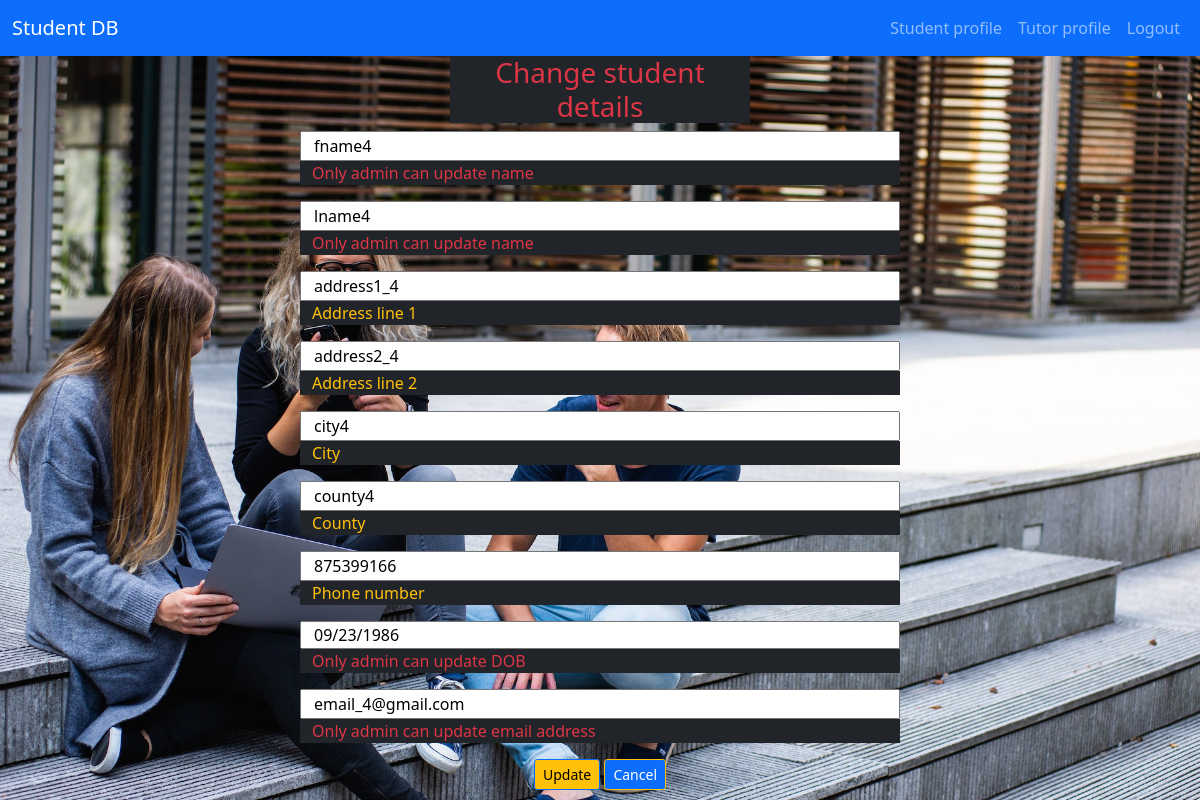
The page /update_student_profile/5 (signed in) on the database its author committed.
### application/models.py (models this page shows)
class Students(db.Model):
    id = db.Column(db.Integer, primary_key=True)
    enrolments = db.relationship('Enrolments', cascade="all,delete", backref='students') # FK one to many Enrolments
    student_fname = db.Column(db.String(30), nullable=False)
    student_lname = db.Column(db.String(30), nullable=False)
    student_address1 = db.Column(db.String(50), nullable=False)
    student_address2 = db.Column(db.String(50), nullable=False)
    student_city = db.Column(db.String(30), nullable=False)
    student_county = db.Column(db.String(30), nullable=False)
    student_phone = db.Column(db.String(20), nullable=False)
    student_DOB = db.Column(db.Date, nullable=False)
    student_email = db.Column(db.String(50), nullable=False)
    student_password_ff = db.Column(db.String(150), nullable=False)
    authority_lvl = db.Column(db.Integer, nullable=False)

### application/routes.py (the view, shortened to what this page needs)
@app.route("/update_student_profile/<int:student_id>", methods=["GET", "POST"])
def update_student_profile(student_id):
    if session['user_email']:
        form = StudentForm()
        student = Students.query.filter_by(id=student_id).first()
        print(student)
    return render_template("update_student_profile.html", form=form, student=student)

### templates/update_student_profile.html (shortened to what this page needs)
{% extends "base.html" %}
{% block content %}
<h3 class="mx-auto text-center text-danger bg-dark w-25">Change student details</h3>
    <div class="row m-auto w-50">
        <div class="">
            <div class="">
                <div class="row">
                    <form class="" method="POST" action="{{ url_for('update_student_profile', student_id=student.id) }}">
                        <div class="row">
                            {% if session['user_email'] == "admin@admin.com" %}
                            {{ form.student_fname(class="form-input small-input", value=student.student_fname) }}
                            <span class="text-warning bg-dark">Forename</span>
                            {% else %}
                            {{ form.student_fname(readonly=true, class="form-input small-input", value=student.student_fname) }}
                            <span class="text-danger bg-dark">Only admin can update name</span>
                            {% endif %}
                        </div>
                        <div class="row">
                            {% if session['user_email'] == "admin@admin.com" %}
                            {{ form.student_lname(class="form-input small-input", value=student.student_lname) }}
                            <span class="text-warning bg-dark">Surname</span>
                            {% else %}
                            {{ form.student_lname(readonly=true, class="form-input small-input", value=student.student_lname) }}
                            <span class="text-danger bg-dark">Only admin can update name</span>
                            {% endif %}
                        </div>
                        <div class="row">
                            {{ form.student_address1(class="form-input small-input", value=student.student_address1) }}
                            <span class="text-warning bg-dark">Address line 1</span>
                        </div>
                        <div class="row">
                        {{ form.student_address2(class="form-input small-input", value=student.student_address2) }}
                        <span class="text-warning bg-dark">Address line 2</span>
                        </div>
                        <div class="row">
                            {{ form.student_city(class="form-input small-input", value=student.student_city) }}
                            <span class="text-warning bg-dark">City</span>
                        </div>
                        <div class="row">
                            {{ form.student_county(class="form-input small-input", value=student.student_county) }}
                            <span class="text-warning bg-dark">County</span>
                        </div>
                        <div class="row">
                            {{ form.student_phone(class="form-input small-input", value=student.student_phone) }}
                            <span class="text-warning bg-dark">Phone number</span>
                        </div>
                        <div class="row">
                            {% if session['user_email'] == "admin@admin.com" %}
                            {{ form.student_DOB(class="form-input small-input", value=student.student_DOB) }}
                            <span class="text-warning bg-dark">Date of birth</span>
                            {% else %}
                            {{ form.student_DOB(readonly=true, class="form-input small-input", value=student.student_DOB) }}
                            <span class="text-danger bg-dark">Only admin can update DOB</span>
                            {% endif %}
                        </div>
                        <div class="row">
                            {% if session['user_email'] == "admin@admin.com" %}
                            {{ form.student_email(class="form-input small-input", value=student.student_email) }}
                            <span class="text-warning bg-dark">Email address</span>
                            {% else %}
                            {{ form.student_email(readonly=true, class="form-input small-input", value=student.student_email) }}
                            <span class="text-danger bg-dark">Only admin can update email address</span>
                            {% endif %}
                        </div>
                        <div class="text-center">
                        <button type="submit" class="btn btn-warning border-primary btn-sm">
                            Update
                        </button>
                        {% if session['user_email'] == "admin@admin.com" %}
                        <a href="{{ url_for('delete_student', student_id=student.id) }}" class="btn btn-danger border-warning btn-sm">Delete</a>
                        <a href="{{ url_for('tutor_profile', user_email=session['user_email']) }}" class="btn btn-primary border-warning btn-sm">Cancel</a>
                        {% else %}
                        <a href="{{ url_for('profile', user_email=session['user_email']) }}" class="btn btn-primary border-warning btn-sm">Cancel</a>
                        {% endif %}
                        </div>
                    </form>
                </div>
            </div>
        </div>
    </div>
{% endblock %}

### static/css/style.css (style rules this page uses)
body { color: white; }

### rows shown on the page
Students: student_fname "fname4", student_lname "lname4", student_address1 "address1_4", student_address2 "address2_4", student_city "city4", student_county "county4", student_phone "875399166", student_DOB "09/23/1986", student_email "email_4@gmail.com"
